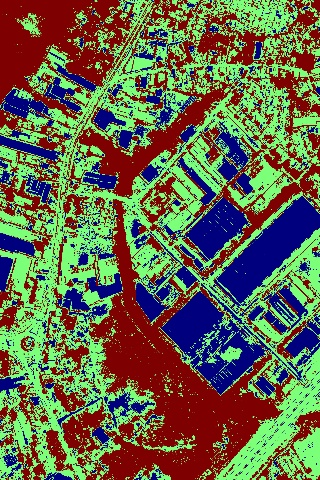
#> input picture DataSourceIntegration/original0.jpg, 320 x 480 px
$ python main.py   (Python 2 division)
#> lines starting #> are read from the running program, lines starting #| are printed output that depends on the picture; after the words box and inside, x2 and y2 are one past the last pixel; in counts of white or black regions, pixels touching at a corner belong together
# import the necessary packages
import csv
from skimage.segmentation import slic
from skimage.segmentation import mark_boundaries
from skimage.segmentation import relabel_from_one
from skimage.util import img_as_float
import matplotlib.pyplot as plt
import numpy as np
import cv2
from PIL import Image

no_of_buildings = 0
overlapped_buildings = 0

#longitude and latitude values of original image
y_up=6.939803836
y_down=6.931816100450768
x_low=79.89909402
x_high=79.90392199622684

til = Image.new("RGB",(300, 288))
#> til: PIL image 300x288 RGB; every value is 0
til.save('PILImage.jpg')

# load the image
image = cv2.imread('original0.jpg', cv2.IMREAD_COLOR)
#> image is the input picture: shape (480, 320, 3); mean B, G, R 75.9, 102.8, 101.7

#green boundary
# define the list of boundaries
boundaries = [
	([100, 200, 100], [150, 255, 150])
]

#red boundary
# define the list of boundaries
#boundaries = [([0, 0, 100], [30, 30, 180])]

# loop over the boundaries
for (lower, upper) in boundaries:
    # create NumPy arrays from the boundaries
    lower = np.array(lower, dtype="uint8")
    upper = np.array(upper, dtype="uint8")

    # find the colors within the specified boundaries and apply
    # the mask
    mask = cv2.inRange(image, lower, upper)
    output = cv2.bitwise_and(image, image, mask=mask)
#> this loop made 1 pass
#> pass 1, `mask = cv2.inRange(image, lower, upper)`:
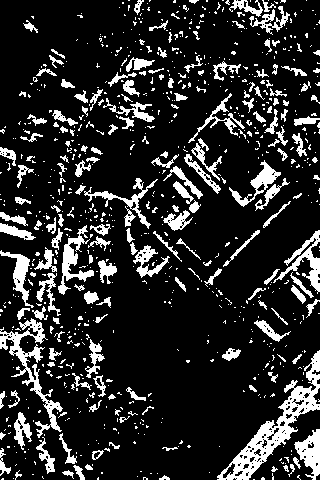
#> mask: shape (480, 320); 16.5% white; 820 white regions (637 under 20 px), largest, box (x1, y1, x2, y2) and area: (217, 350, 320, 480) 2720, (0, 318, 63, 438) 1520, (273, 230, 320, 294) 787
#> pass 1, `output = cv2.bitwise_and(image, image, mask=mask)`:
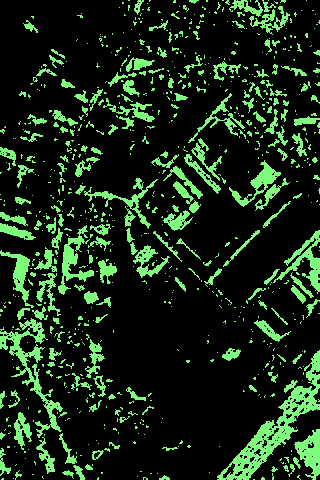
#> output: shape (480, 320, 3); mean B, G, R 21, 41, 21.7

cv2.imwrite('builtup.jpg',output)

# Read image
im_in = cv2.imread('builtup.jpg', cv2.IMREAD_GRAYSCALE);
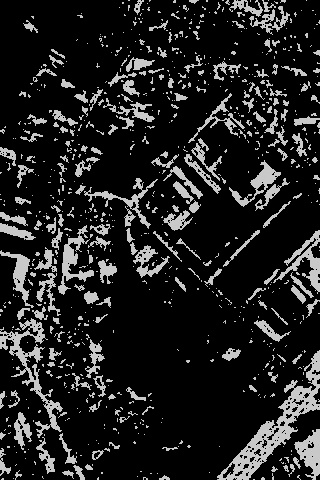
#> im_in: shape (480, 320); min 0, max 211, mean 33.3

# Threshold.
# Set values equal to or above 220 to 0.
# Set values below 220 to 255.

th, im_th = cv2.threshold(im_in, 10, 200, cv2.THRESH_BINARY_INV);

# Copy the thresholded image.
im_floodfill = im_th.copy()

# Mask used to flood filling.
# Notice the size needs to be 2 pixels than the image.
h, w = im_th.shape[:2]
#> h = 480; w = 320
mask = np.zeros((h + 2, w + 2), np.uint8)

# Floodfill from point (0, 0)
cv2.floodFill(im_floodfill, mask, (0, 0), 255);
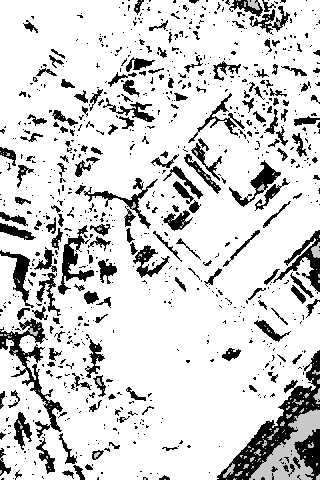
#> im_floodfill: shape (480, 320); min 0, max 255, mean 211.7


# Invert floodfilled image
im_floodfill_inv = cv2.bitwise_not(im_floodfill)


# Combine the two images to get the foreground.
im_out = im_th | im_floodfill_inv
#> im_out: shape (480, 320); values 200 (black) and 255 (white), 18.7% white; 798 white regions (617 under 20 px), largest, box (x1, y1, x2, y2) and area: (217, 350, 320, 480) 6207, (0, 318, 63, 438) 1640, (273, 230, 320, 294) 908

thresh = cv2.threshold(im_floodfill_inv, 177, 255, cv2.THRESH_BINARY)[1]

# Display images.
cv2.imwrite('grey.jpg',thresh)
# cv2.imshow("Floodfilled Image", im_out)
# cv2.waitKey(0)


# load the image and apply SLIC and extract (approximately)
# the supplied number of segments
image = cv2.imread('grey.jpg')
#> image: shape (480, 320, 3); min 0, max 255, mean 42.2
segments = slic(img_as_float(image), n_segments = 500, compactness=10,sigma = 5)
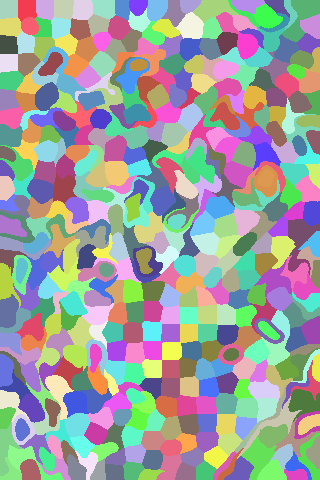
#> segments: shape (480, 320) int64; 463 distinct labels, from 1 to 463; one colour per label, 0 black

# show the output of SLIC
fig = plt.figure("Superpixels")
ax = fig.add_subplot(1, 1, 1)
ax.imshow(mark_boundaries(img_as_float(cv2.cvtColor(image, cv2.COLOR_BGR2RGB)), segments))
plt.axis("off")
plt.show()
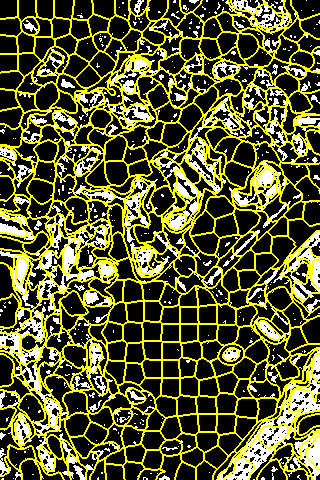
#> shown: shape (480, 320, 3) float64; mean R, G, B 0.35, 0.35, 0.131

counter_red = 0
lower_blue = np.array([110, 50, 50])

# loop over the unique segment values
for (i, segVal) in enumerate(np.unique(segments)):
	# construct a mask for the segment
	mask = np.zeros(image.shape[:2], dtype = "uint8")
	mask[segments == segVal] = 125

        print i
#| 0

        image_mask=cv2.bitwise_or(image, image, mask = mask)
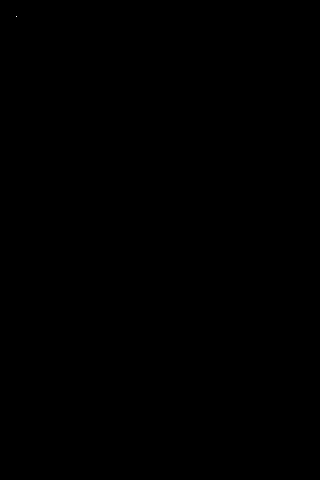
#> image_mask: shape (480, 320, 3); values 0 (black) and 1 (white), 0% white in thin lines or dots, all inside (x1, y1, x2, y2) = (16, 16, 17, 17)
        # cv2.imshow("Applied", image_mask)
        # cv2.waitKey(0)
        cv2.imwrite('segment.png',image_mask)
        im = Image.open('segment.png')
        width,height= im.size
#> width = 320; height = 480
        pixels = im.getdata()  # get the pixels as a flattened sequence
        pix=im.load()
        white = 0
        all=0
        for pixel in pixels:
            if pixel == (255,255,255):
                white += 1
            else:
                all +=1
#> after the loop, all = 153600; white = 0

        print white
#| 0
        print all
#| 153600

        if (white > 0):
                coun=0
                # cv2.imshow("Applied", image_mask)
                # cv2.waitKey(0)

                width, height = im.size
                #print width
                #print height
                diff1 = (y_up - y_down) / height
                diff2 = (x_high - x_low)  / width
#> (the run stopped early here; a loop or call above may not have finished)
